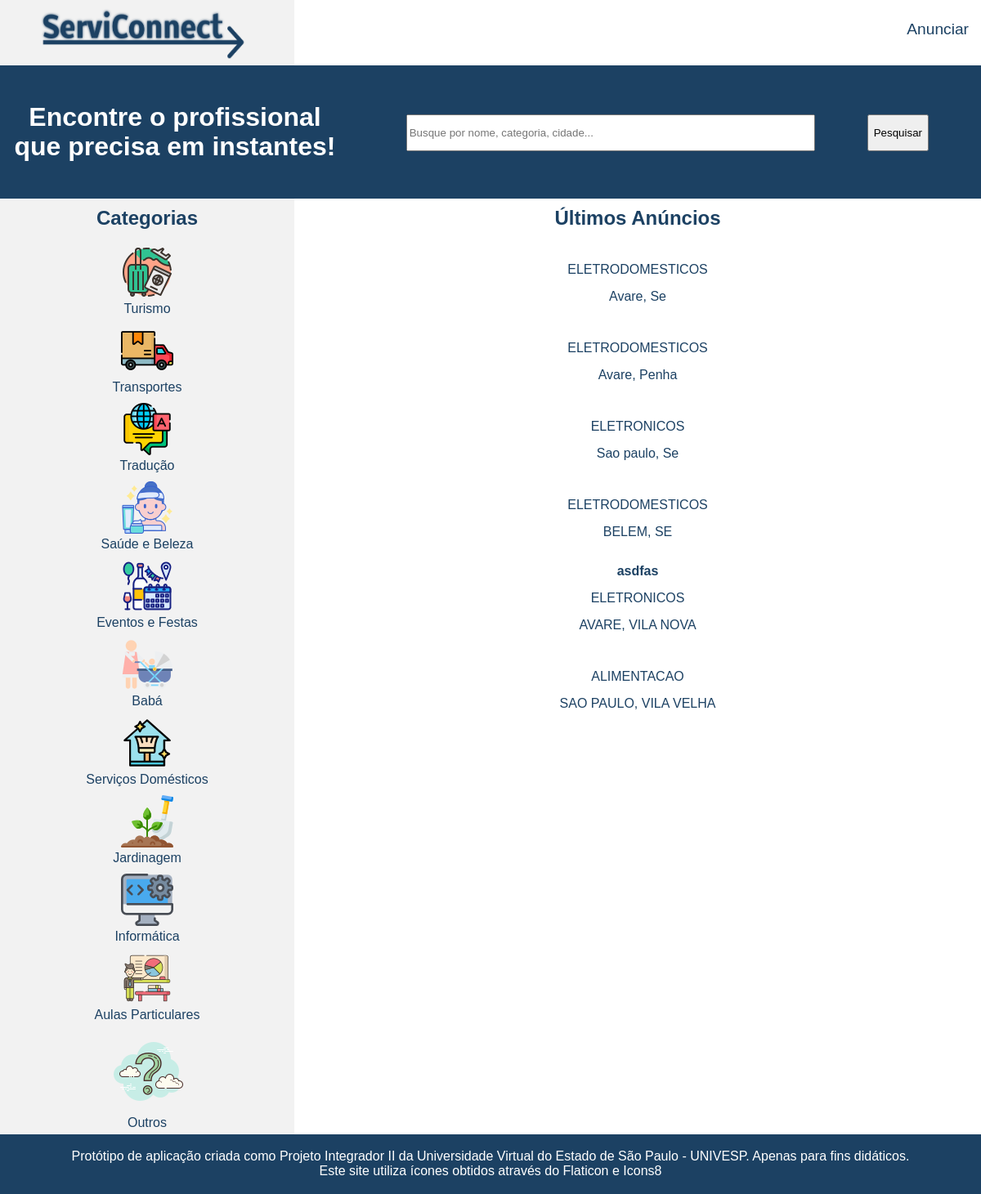
The app's page /, older data.
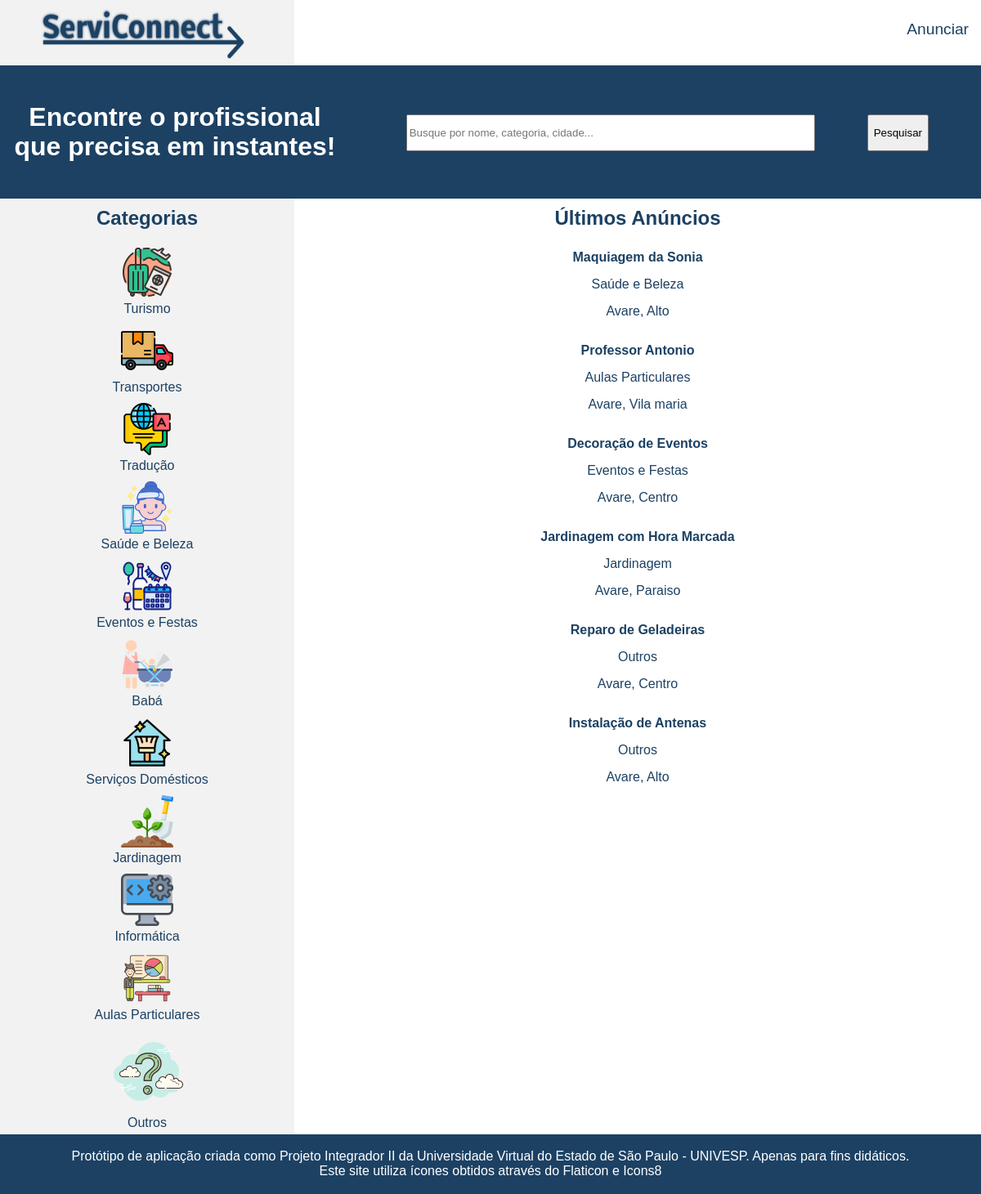
The same page, newer data.
### app.py (models this page shows)
class Cadastro(db.Model):
    id = db.Column(db.Integer, primary_key=True)
    created = db.Column(db.DateTime, default=datetime.datetime.utcnow)
    nome = db.Column(db.String(40), nullable=False)
    cpf = db.Column(db.String(10), nullable=False)
    email = db.Column(db.String(30), nullable=False)
    dataNascimento = db.Column(db.String(30), nullable=False)
    titulo = db.Column(db.String(30), nullable=True)
    categoria = db.Column(db.String(30), nullable=False)
    descricaoservico = db.Column(db.String(200), nullable=False)
    rua = db.Column(db.String(50), nullable=False)
    bairro = db.Column(db.String(30), nullable=False)
    cidade = db.Column(db.String(30), nullable=False)
    estado = db.Column(db.String(2), nullable=False)
    cep = db.Column(db.String(8), nullable=False)
    tiporedesocial1 = db.Column(db.String(30), nullable=True)
    link1 = db.Column(db.String(50), nullable=True)
    tiporedesocial2 = db.Column(db.String(30), nullable=True)
    link2 = db.Column(db.String(50), nullable=True)
    tiporedesocial3 = db.Column(db.String(30), nullable=True)
    link3 = db.Column(db.String(50), nullable=True)
    numero1 = db.Column(db.String(11), nullable=False)
    numero2 = db.Column(db.String(11), nullable=True)
    numero3 = db.Column(db.String(11), nullable=True)
    numero4 = db.Column(db.String(11), nullable=True)

### app.py (the view)
@app.route("/", methods=["GET", "POST"])
def home():
    cadastros = Cadastro.query.order_by(Cadastro.id.desc()).all()
    if request.method == 'GET':
        busca = request.args.get("busca")
        if busca:
            cadastros = Cadastro.query.order_by(Cadastro.id.desc()).filter(Cadastro.nome.contains(busca))
        else:
            busca = ""
    return render_template("index.html", cadastros=cadastros, busca=busca)

### templates/index.html (shortened to what this page needs)
{% extends 'base.html' %}
{% block header %}
    {% include 'includes/header.html' %}
    {% include 'includes/index_busca.html' %}
{% endblock %}
{% block content %}
        <div class="left-panel categorias">
            <h2 class="h2-color">Categorias</h2>
            <ul>
                <li><a href="/categoria/Turismo"><div><img src="/static/img/viagem-e-turismo.png" alt=""><p>Turismo</p></div></a></li>
                <li><a href="/categoria/Transportes"><div><img src="/static/img/caminhao-de-transporte.png" alt=""><p>Transportes</p></div></a></li>
                <li><a href="/categoria/Tradução"><div><img src="/static/img/traducao.png" alt=""><p>Tradução</p></div></a></li>
                <li><a href="/categoria/Saúde e Beleza"><div><img src="/static/img/cuidados-com-a-pele.png" alt=""><p>Saúde e Beleza</p></div></a></li>
                <li><a href="/categoria/Eventos e Festas"><div><img src="/static/img/eventos.png" alt=""><p>Eventos e Festas</p></div></a></li>
                <li><a href="/categoria/Babá"><div><img src="/static/img/baba.png" alt=""><p>Babá</p></div></a></li>
                <li><a href="/categoria/Serviços Domésticos"><div><img src="/static/img/limpeza-de-casa.png" alt=""><p>Serviços Domésticos</p></div></a></li>
                <li><a href="/categoria/Jardinagem"><div><img src="/static/img/jardinagem.png" alt=""><p>Jardinagem</p></div></a></li>
                <li><a href="/categoria/Informática"><div><img src="/static/img/informatica.png" alt=""><p>Informática</p></div></a></li>
                <li><a href="/categoria/Aulas Particulares"><div><img src="/static/img/icons8-teaching-64.png" alt=""><p>Aulas Particulares</p></div></a></li>
                <li><a href="/categoria/Outros"><div><img src="/static/img/icons8-question-mark-100.png" alt=""><p>Outros</p></div></a></li>
            </ul>
        </div>
        <div class="anuncios">
            <h2 class="h2-color">{% block title %}{{ h2title }}{% endblock %}</h2>
            <ul>
                {% for c in cadastros %}
                <li>
                    <a href="/anuncio/{{ c['id'] }}">
                        <div>
                            <div><p><strong>{{ c['titulo'] }}</strong></p></div>
                            <div><p>{{ c['categoria'] }}</p></div>
                            <div><p>{{ c['cidade'] }}, {{ c['bairro'] }}</p></div>
                        </div>
                    </a>
                </li>
                {% endfor %}
            </ul>
        </div>
{% endblock %}
{% block footer %}
    {% include 'includes/footer.html' %}
{% endblock %}

### templates/base.html (shortened to what this page needs)
<!DOCTYPE html>
<html lang="pt-br">
<head>
    <link rel="stylesheet" href="/static/css/style.css">
</head>
<body>
    <div class="principal">
        {% block header %}{% endblock %}
        <div class="conteudo">
            {% block content %}{% endblock %}
        </div>
        {% block footer %}{% endblock %}
    </div>
</body>
</html>

### templates/includes/header.html
<div class="header">
    <div id="area_logo">
        <a href="/"><img src="/static/img/logo.png" alt="Logotipo do site com os dizeres ServiConnect"></a>
    </div>
    <div id="btn_anunciar">
        <a href="/anunciar">
            <div>
                <span>Anunciar</span>
            </div>
        </a>
    </div>
</div>

### templates/includes/index_busca.html
<div class="busca">
    <div id="texto_busca">
        <h1>Encontre o profissional que precisa em instantes!</h1>
    </div>
    <div id="form_busca">
        <form action="/" method="get">
            <div class="float-r frm-busca-d">
                <input type="submit" value="Pesquisar">
            </div>
            <div class="float-r frm-busca-d">
                <input type="search"class="w-500" name="busca" placeholder="Busque por nome, categoria, cidade..." value="{% print(busca) %}">
            </div>
        </form>
    </div>
</div>

### templates/includes/footer.html
<div class="footer">
    <a href="/sobre">
        <div>
            <p>Protótipo de aplicação criada como Projeto Integrador II da Universidade Virtual do Estado de São Paulo - UNIVESP. Apenas para fins didáticos.</p>
            <p>Este site utiliza ícones obtidos através do Flaticon e Icons8</p>
        </div>
    </a>
</div>

### static/css/style.css (style rules this page uses)
* { margin: 0; font-family: 'Trebuchet MS', 'Lucida Sans Unicode', 'Lucida Grande', 'Lucida Sans', Arial, sans-serif; }
.header { width: 100%; height: 80px; left: 0px; top: 0px; }
.header #area_logo { float: left; height: 100%; width: 30%; background: #F2F2F2; }
.header img { margin: 10px 50px; height: 64px; width: 250px; }
#btn_anunciar { float: right; height: 80%; }
#btn_anunciar a { display: inline-block; text-decoration: none; height: 100%; padding-top: 25px; padding-left: 15px; padding-right: 15px; font-size: larger; color: #1C4163; }
.principal { width: 1200px; margin: auto; }
.busca { width: 100%; height: 163px; background: #1C4163; }
.busca #texto_busca { float: left; width: 34%; margin-left: 10px; margin-top: 45px; }
.busca #texto_busca h1 { font-style: normal; font-weight: 700; font-size: 32px; line-height: 36px; display: flex; align-items: center; text-align: center; color: #FFFFFF; }
.busca #form_busca { float: right; width: 65%; }
.conteudo { min-height: 1080px; text-align: center; overflow: auto; }
.conteudo h2 { margin-top: 10px; margin-bottom: 15px; }
.left-panel { float: left; width: 30%; background: #F2F2F2; min-height: 1080px; }
.categorias ul { list-style: none; padding: 0; }
.categorias ul li a div { padding-top: 5px; padding-bottom: 5px; }
.categorias ul li a { color: #1C4163; text-decoration: none; }
.anuncios { float: right; width: 70%; min-height: 1080px; }
.anuncios ul { list-style: none; padding: 0; }
.anuncios ul li a { color: #1C4163; text-decoration: none; }
.anuncios ul li a div { margin-bottom: 5px; padding-top: 5px; padding-bottom: 5px; }
.footer { width: 100%; height: 73px; background: #1C4163; color: #FFFFFF; text-align: center; }
.footer a { text-decoration: none; color: #FFFFFF; display: inline-block; height: 100%; }
.footer a div { margin-top: 18px; }
.float-r { float: right; }
.frm-busca-d { margin-top: 60px; margin-right: 64px; }
.frm-busca-d input { height: 45px; }
.w-500 { width: 500px; }
.h2-color { color: #1C4163; }

Row changes from the older to the newer data that the page shows:
removed Cadastro: categoria "ELETRODOMESTICOS", cidade "Avare", bairro "Se"
removed Cadastro: categoria "ELETRODOMESTICOS", cidade "Avare", bairro "Penha"
removed Cadastro: categoria "ELETRONICOS", cidade "Sao paulo", bairro "Se"
removed Cadastro: categoria "ELETRODOMESTICOS", cidade "BELEM", bairro "SE"
removed Cadastro: titulo "asdfas", categoria "ELETRONICOS", cidade "AVARE", bairro "VILA NOVA"
removed Cadastro: categoria "ALIMENTACAO", cidade "SAO PAULO", bairro "VILA VELHA"
added Cadastro: titulo "Maquiagem da Sonia", categoria "Saúde e Beleza", cidade "Avare", bairro "Alto"
added Cadastro: titulo "Professor Antonio", categoria "Aulas Particulares", cidade "Avare", bairro "Vila maria"
added Cadastro: titulo "Decoração de Eventos", categoria "Eventos e Festas", cidade "Avare", bairro "Centro"
added Cadastro: titulo "Jardinagem com Hora Marcada", categoria "Jardinagem", cidade "Avare", bairro "Paraiso"
added Cadastro: titulo "Reparo de Geladeiras", categoria "Outros", cidade "Avare", bairro "Centro"
added Cadastro: titulo "Instalação de Antenas", categoria "Outros", cidade "Avare", bairro "Alto"
